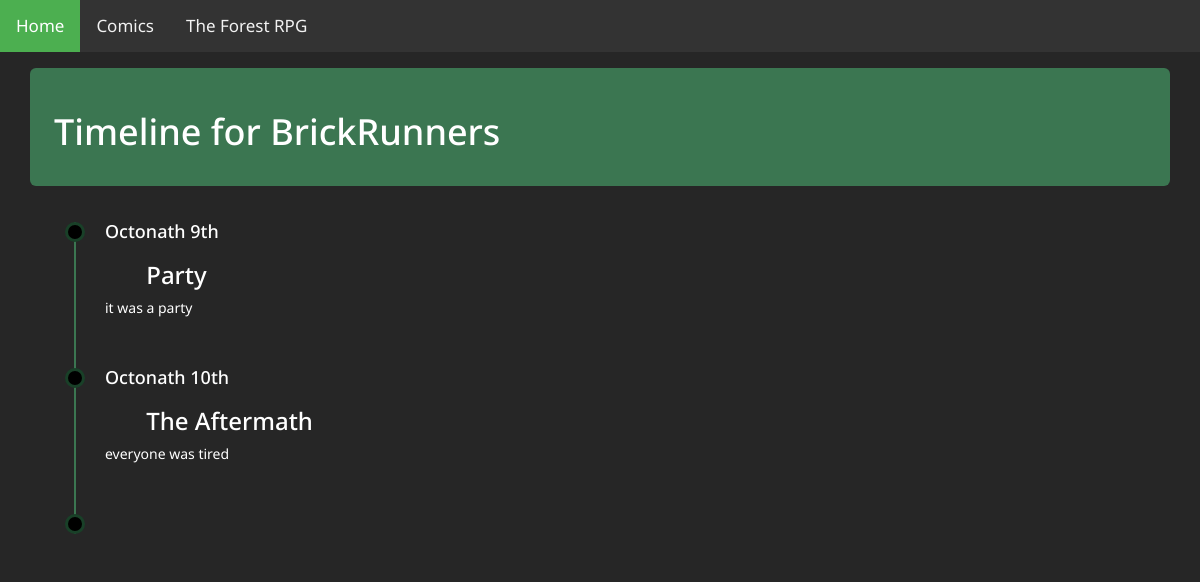
The page /rpg/group/2/timeline (signed in) on the database its author committed.
### stats/models.py (models this page shows, shortened)
class Group(models.Model):
	GID = models.AutoField(primary_key=True)
	FID = models.ForeignKey(Faction, on_delete=models.CASCADE)
	Name = models.CharField(max_length=200)
	GC_notes = models.CharField(max_length=2000,blank=True, null=True)

class Group_Event(models.Model):
	EID = models.ForeignKey(Event, on_delete=models.CASCADE)
	GID = models.ForeignKey(Group, on_delete=models.CASCADE)
	GC_DisplayOrder = models.IntegerField(default=-1)
	GC_notes = models.CharField(max_length=2000,blank=True, null=True)
	class Meta:
		unique_together = (('EID', 'GID'),)

class Event(models.Model):
	EID =  models.AutoField(primary_key=True)
	Name =  models.CharField(max_length=200)
	Details =  models.CharField(max_length=2000)
	InUniverseDate =  models.CharField(max_length=100)
	GC_date =  models.DateTimeField(default= datetime.now)
	GC_notes = models.CharField(max_length=2000,blank=True, null=True)

### stats/views.py (the view)
# urls.py: path('group/<int:GIDin>/timeline', views.EventTimeline, name = 'EventTimeline'),
def EventTimeline(request, GIDin):
	if CanViewGroup(request,GIDin):
		try:
			theGroup = get_object_or_404(Group,GID = GIDin)
		except theGroup.DoesNotExist:
			raise Http404("group does not exist")
		Events = Group_Event.objects.filter(GID = GIDin).order_by('GC_DisplayOrder')
		return render(request, 'stats/eventTimeline.html', {'Group':theGroup,'Events':Events})
	else:
		return HttpResponseRedirect(reverse('index'))

### stats/views.py (called while the page is built)
def getPid(request):
	uname = request.user.get_username()
	playA = Player.objects.get(User = request.user)
	PIDin = playA.PID
	return PIDin

def isGameCommander(request,GIDin):
	userIsGC = False
	if request.user.is_authenticated:
			accessstats = Group_Access.objects.filter(PID = getPid(request), GID = GIDin).first()
			if accessstats != None:
				userIsGC = accessstats.IsGC
	return userIsGC

def CanViewGroup(request,GIDin):
	userHasGroup = False
	publicGroups = public_Group.objects.filter(GID = GIDin).first()
	if publicGroups != None:
		userHasGroup = publicGroups.IsPublic
	if not userHasGroup:
		userHasGroup = isGameCommander(request, GIDin)
	if not userHasGroup and request.user.is_authenticated:
			accessstats = Group_Access.objects.filter(PID = getPid(request), GID = GIDin).first()
			if accessstats != None:
				userHasGroup = accessstats.IsPlayer
	return userHasGroup

### stats/templates/stats/eventTimeline.html (shortened to what this page needs)
{% extends 'stats/base.html' %}
{% block content %}
<div class="container-fluid">
	<div class="col-md-12">
		<div class="well-lg">
		  <h1 class="active">Timeline for <a href="{% url 'group' Group.GID %}">{{ Group.Name }}</a></h1>
		 </div>
		{% if Events %}
		<div class="container mt-5 mb-5"><div class="row">
			<div class="col-md-6 offset-md-3">
			<ul class="timeline">
			{% for event in Events %}
				<li>
					<h4>{{event.EID.InUniverseDate}}</h4>
					<h3 class="col-md-offset-1"><a href="{% url 'Eventpage' Group.GID event.EID.EID %}">{{event.EID.Name}}</a></h3>
					<p>{{event.EID.Details}}</p>
					<p>&nbsp;</p>
				</li>
			{% endfor %}
			<li><p>&nbsp;</p></li>
			</ul>
			</div>
		</div></div>
		{% else %}
			<div class = 'well'><p>No Timeline available.</p></div>
		{% endif %}
	</div>
</div>
{% endblock %}

### stats/templates/stats/base.html (style rules this page uses)
body { font-family: 'Noto Sans', sans-serif; background: #262626; !important; }
body a { color: White; }
.well-lg { color: ; background-color: #3b7651; //padding: 6px 8px 6px 16px; margin: 16px 0; }
ul.timeline { list-style-type: none; position: relative; }
ul.timeline:before { content: ' '; background: #3b7651; display: inline-block; position: absolute; left: 29px; width: 2px; height: 100%; z-index: 400; }
ul.timeline > li { margin: 20px 0; padding-left: 20px; }
ul.timeline > li:before { content: ' '; background: black; display: inline-block; position: absolute; border-radius: 50%; border: 3px solid #194028; left: 20px; width: 20px; height: 20px; z-index: 400; }

### rows shown on the page
Group: Name "BrickRunners"
Group_Event: EID.InUniverseDate "Octonath 9th", EID.Name "Party", EID.Details "it was a party"
Group_Event: EID.InUniverseDate "Octonath 10th", EID.Name "The Aftermath", EID.Details "everyone was tired"
